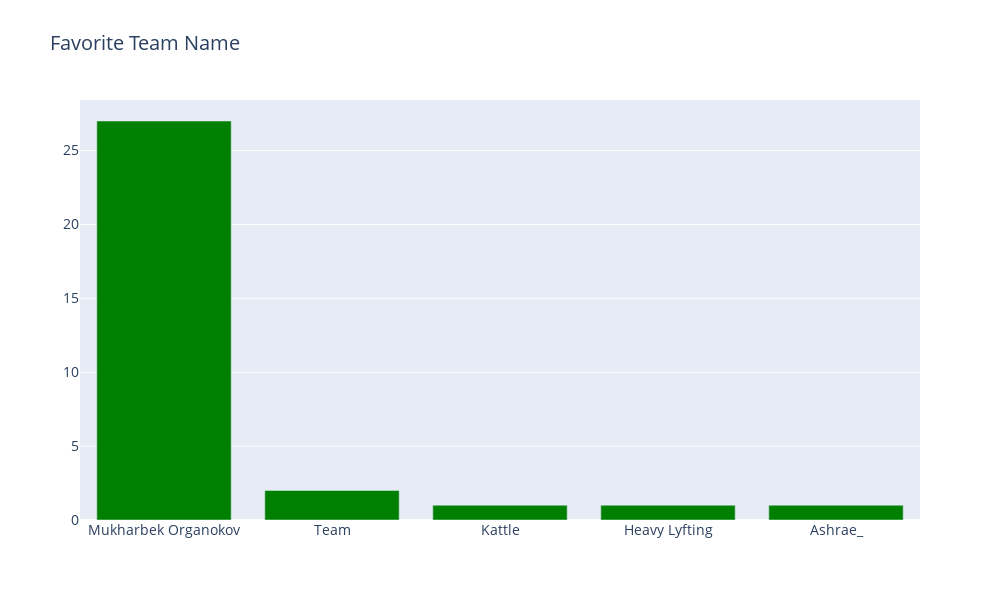

The notebook cell this image was saved under:
### Markdown cell above
### My teams

### Code cell
cnt_srs = temp_df["TeamName"].value_counts().head(5)
traces = [bar_chart(cnt_srs, "green")]
layout = go.Layout(
    title='Favorite Team Name',
    font=dict(size=14),
    barmode='stack',
    width=1000,
    height=600,
)

fig = go.Figure(data=traces, layout=layout)
py.iplot(fig, filename='stacked-bar')

### Figure 1 — Plotly figure (JSON) as saved in the notebook; plotly's stock layout.template omitted (floating-point values rounded to 4 significant figures)
{"data": [{"marker": {"color": "green"}, "showlegend": false, "type": "bar", "x": ["Mukharbek Organokov", "Team", "Kattle", "Heavy Lyfting", "Ashrae_"], "y": [27, 2, 1, 1, 1]}], "layout": {"barmode": "stack", "font": {"size": 14}, "height": 600, "title": {"text": "Favorite Team Name"}, "width": 1000}}
